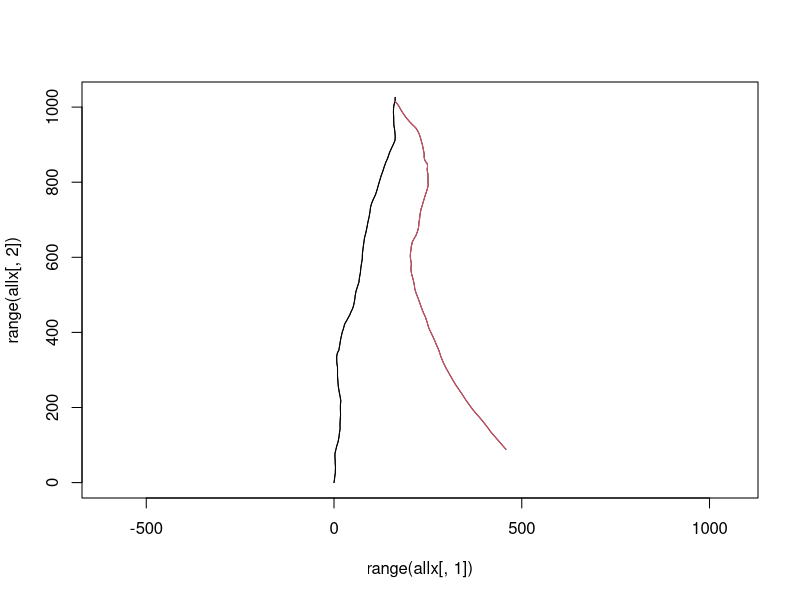
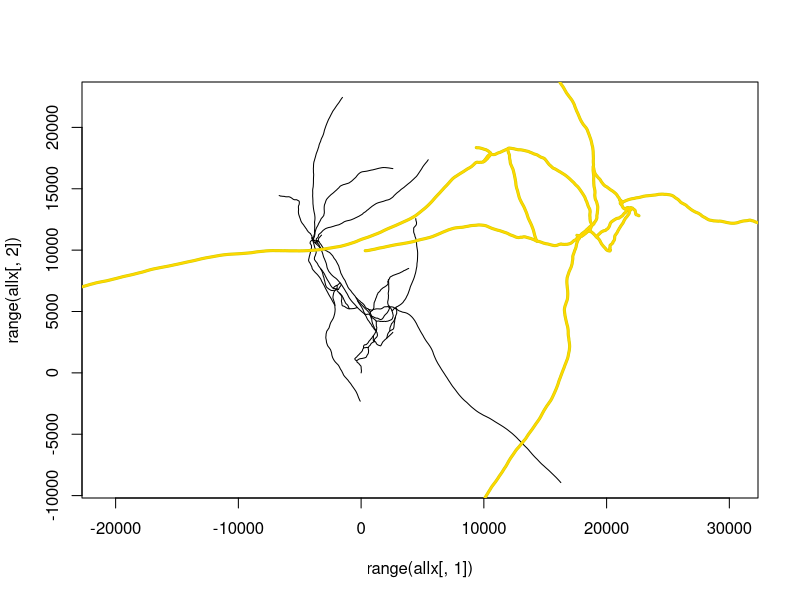

These charts were generated, in order, by the following R code:
require(pracma)

extendPaths <- function(allpaths){
    p1 <- allpaths[[1]]
    p1 <- rbind(p1[1,] + 1000*(p1[1,] - p1[2,]), p1)
    p1 <- rbind(p1, p1[nrow(p1), ] + 1000*(p1[nrow(p1),] - p1[nrow(p1)-1,]))
    allpaths[[1]] <- p1
    if(length(allpaths) > 1){
        for(i in 2:length(allpaths)){
            pi <- allpaths[[i]]
            pi <- rbind(pi, pi[nrow(pi), ] + 1000*(pi[nrow(pi),] - pi[nrow(pi)-1,]))
            allpaths[[i]] <- pi
        }
    }
    return(allpaths)
}

plotPaths <- function(allpaths, add = FALSE, ...){
    if(!add){
        allx <- do.call(rbind, allpaths)
        plot(range(allx[,1]), range(allx[,2]), asp=1, col='white')
    }
    for(p in allpaths){
        lines(p, ...)
    }
}

lines.intersection <- function(P1, P2, P3, P4, interior.only=TRUE) {
    P1 <- as.vector(P1)
    P2 <- as.vector(P2)
    P3 <- as.vector(P3)
    P4 <- as.vector(P4)
    
    dx1 <- P1[1] - P2[1]
    dx2 <- P3[1] - P4[1]
    dy1 <- P1[2] - P2[2]
    dy2 <- P3[2] - P4[2]
    
    D <- det(rbind(c(dx1, dy1),
                   c(dx2, dy2)))
    if (D==0) {
        return(c(Inf, Inf))
    }
    D1 <- det(rbind(P1, P2))
    D2 <- det(rbind(P3, P4))
    
    X <- det(rbind(c(D1, dx1),
                   c(D2, dx2)))/D
    Y <- det(rbind(c(D1, dy1),
                   c(D2, dy2)))/D
    
    if (interior.only) {
        ## Compute the fractions of L1 and L2 at which the intersection
        ## occurs
        lambda1 <- -((X-P1[1])*dx1 + (Y-P1[2])*dy1)/(dx1^2 + dy1^2)
        lambda2 <- -((X-P3[1])*dx2 + (Y-P3[2])*dy2)/(dx2^2 + dy2^2)
        if (!((lambda1>0) & (lambda1<1) &
              (lambda2>0) & (lambda2<1))) {
            return(c(NA, NA))
        }
    }
    return(c(X, Y))
}

#c1 <- allpaths[[i]]
#c2 <- allpaths[[j]][-1, ]
curve_intersect <- function(c1, c2){
    d <- distmat(c1, c2)
    # search the 4 nearest points of possible contact
    for(wh.near in 1:4){
        magic.number <- sort(d)[wh.near]
        idx <- which(d == magic.number)
        i1 <- idx %% nrow(d)
        if(i1 == 0) i1 <- nrow(d)
        i2 <- 1 + idx %/% nrow(d)
        
        i1 <- (i1-5):(i1+5)
        i1 <- i1[i1 > 0 & i1 <= nrow(c1)]
        i2 <- (i2-5):(i2+5)
        i2 <- i2[i2 > 0 & i2 <= nrow(c2)]
        
        for(ii1 in i1[-1]){
            for(ii2 in i2[-1]){
                li <- lines.intersection(c1[ii1-1, ], c1[ii1, ],
                                         c2[ii2-1, ], c2[ii2, ])
                if(!is.na(li[1])){
                    break
                }
            }
            if(!is.na(li[1])){
                break
            }
        }
        if(!is.na(li[1])){
            break
        }
    }
    return(li)
}

# trim most recent (or any one specific) path to stop at intersections
stopatintersections <- function(allpaths, which = NA){
    if(length(allpaths) > 1){
        if(is.na(which)){
            j <- length(allpaths)
        }else{
            j <- which
        }
        for(i in (1:length(allpaths))[-j]){
            ci <- curve_intersect(allpaths[[i]][-1, ,drop=FALSE], allpaths[[j]][-1, ,drop=FALSE])
            while(!is.na(ci[1])){
                d <- distmat(allpaths[[j]], ci)
                stop <- min(which(d <= sort(d)[3]))
                if(stop <= 3){
                    allpaths <- allpaths[1:(j-1)]
                    break
                }else{
                    allpaths[[j]] <- rbind(allpaths[[j]][1:stop, ], ci)
                    ci <- curve_intersect(allpaths[[i]], allpaths[[j]][-c(1,nrow(allpaths[[j]])), ])
                }
            }
            if(length(allpaths) < j){
                break
            }
        }
    }
    return(allpaths)
}

# find breaking point among all paths
findBP <- function(allpaths){
    bpoints <- sapply(allpaths, function(path){
        vs <- diff(path)
        angles <- atan2(vs[,2], vs[,1])
        d.angles <- 1 - cos(diff(angles))
        if(length(d.angles)>0){
            # check that it hasn't already been used
            while(any(sapply(allpaths, function(p2){
                all(path[1+which.max(d.angles), ] == p2[1, ])
            }))){
                d.angles[which.max(d.angles)] <- 0
            }
            return(c(max(d.angles), 1+which.max(d.angles)))
        }else{
            return(c(0, 0))
        }
    })
    break.from <- sample(ncol(bpoints), 1, prob = bpoints[1,])
    #break.from <- which.max(bpoints[1,])
    break.at <- bpoints[2, break.from]
    return(list(break.from=break.from, break.at=break.at))
}


# extend to border
extend_to_border <- function(path, xr, yr){
    n <- nrow(path)
    v <- path[n, ] - path[n-1, ]
    v <- 4*v / sqrt(sum(v^2))
    
    toborder <- c(Inf,Inf)
    if(v[1] > 0){
        toborder[1] <- (xr[2] - path[n,1]) / v[1]
    }else{
        toborder[1] <- (path[n,1] - xr[1]) / v[1]
    }
    if(v[2] > 0){
        toborder[2] <- (yr[2] - path[n,2]) / v[2]
    }else{
        toborder[2] <- (path[n,2] - yr[1]) / v[2]
    }
    toborder <- ceiling(min(toborder))
    if(toborder > 0){
        supp <- t(t(outer(1:toborder, v)) + path[n, ])
    }else{
        supp <- matrix(nrow=0, ncol=2)
    }
    path <- rbind(path, supp)
    return(supp)
    #return(path)
}

# extend ends to maximum extent
extend_ends <- function(allpaths){
    full.length <- nrow(allpaths[[1]])
    # bounding rectangle
    allx <- do.call(rbind, allpaths)
    xr <- range(allx[,1])
    yr <- range(allx[,2])
    # first one is different b/c have to extend both ends
    ap.temp <- allpaths
    ap.temp[[1]] <- extend_to_border(ap.temp[[1]], xr,yr)
    if(nrow(ap.temp[[1]]) > 0){
        ap.temp <- stopatintersections(ap.temp, which = 1)
    }
    allpaths[[1]] <- rbind(allpaths[[1]], ap.temp[[1]])
    ap.temp[[1]] <- allpaths[[1]][nrow(allpaths[[1]]):1, ]
    ap.temp[[1]] <- extend_to_border(ap.temp[[1]], xr,yr)
    if(nrow(ap.temp[[1]]) > 0){
        ap.temp <- stopatintersections(ap.temp, which = 1)
        allpaths[[1]] <- rbind(ap.temp[[1]][nrow(ap.temp[[1]]):1,], allpaths[[1]])
    }
    
    # then the rest
    for(p.i in 2:length(allpaths)){
        ap.temp <- allpaths
        ap.temp[[p.i]] <- extend_to_border(ap.temp[[p.i]], xr,yr)
        if(nrow(ap.temp[[p.i]]) > 0){
            ap.temp <- stopatintersections(ap.temp, which = p.i)
            allpaths[[p.i]] <- rbind(allpaths[[p.i]], ap.temp[[p.i]])
        }
    }
    return(allpaths)
}

#######################################################


path <- matrix(0, nrow=1, ncol=2)
v <- rnorm(2)
v <- 10*v / sqrt(sum(v^2))
for(i in 1:100){
    v <- v + rnorm(2)
    path <- rbind(path, path[nrow(path), ] + v)
}
allpaths <- list(path)


bp <- findBP(allpaths)
vs <- diff(allpaths[[bp$break.from]])
v <- -(-vs[bp$break.at-1,] + vs[bp$break.at,])
v <- 10*v / sqrt(sum(v^2))

path <- allpaths[[bp$break.from]][bp$break.at, ,drop=FALSE]
for(i in 1:100){
    v <- v + rnorm(2)
    path <- rbind(path, path[nrow(path), ] + v)
}
allpaths[[length(allpaths)+1]] <- path
allpaths <- stopatintersections(allpaths)

plotPaths(allpaths)
for(i in 1:length(allpaths)){ lines(allpaths[[i]], col=i) }
print(length(allpaths))


shatter <- function(n = 2){
    path <- matrix(0, nrow=1, ncol=2)
    v <- rnorm(2)
    v <- 10*v / sqrt(sum(v^2))
    for(i in 1:500){
        v <- v + rnorm(2)
        path <- rbind(path, path[nrow(path), ] + v)
    }
    allpaths <- list(path)
    
    while(length(allpaths) < n){
        bp <- findBP(allpaths)
        vs <- diff(allpaths[[bp$break.from]])
        v <- -(-vs[bp$break.at-1,] + vs[bp$break.at,])
        v <- 10*v / sqrt(sum(v^2))
        
        path <- allpaths[[bp$break.from]][bp$break.at, ,drop=FALSE]
        for(i in 1:500){
            v <- v + rnorm(2)
            path <- rbind(path, path[nrow(path), ] + v)
        }
        allpaths[[length(allpaths)+1]] <- path
        allpaths <- stopatintersections(allpaths)
    }
    return(allpaths)
}



p <- shatter(50)

plotPaths(p)



# add to existing plot
u <- par()$usr
p <- shatter(20)
X <- do.call(rbind, p)
xr <- range(X[,1])
yr <- range(X[,2])
# two possible shrinkage factors, take the less extreme one
scalefac <- min(c(diff(xr) / (u[2]-u[1]), diff(yr) / (u[4]-u[3])))
shift <- c(mean(u[1:2]), mean(u[3:4])) - c(mean(xr)/scalefac, mean(yr)/scalefac)

p2 <- lapply(p, function(p){
    t(t(p / scalefac) + shift)
})

plotPaths(p2, add = TRUE, col='yellow3', lwd=3)
plotPaths(p2, add = TRUE, col='gold', lwd=2)



